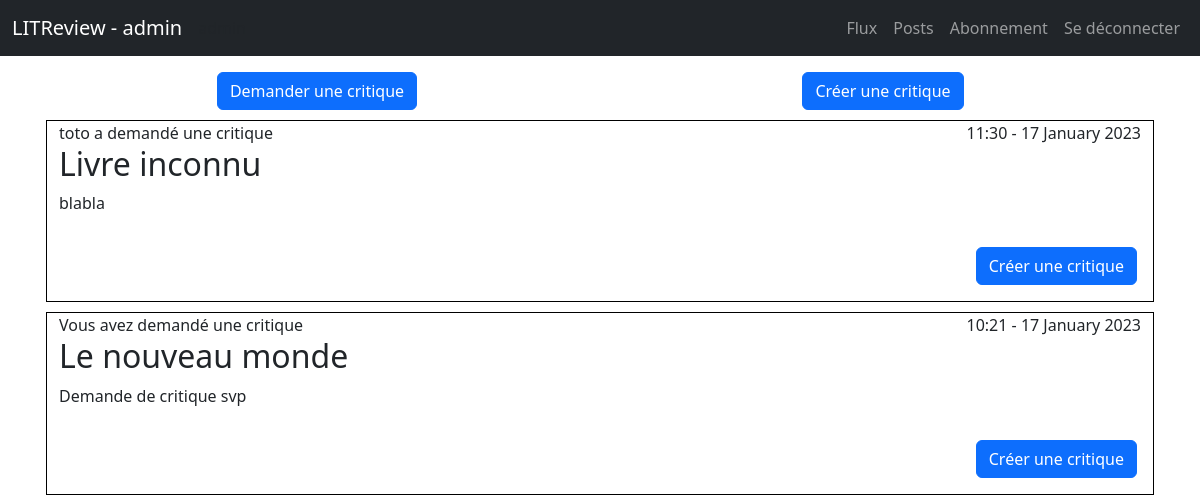
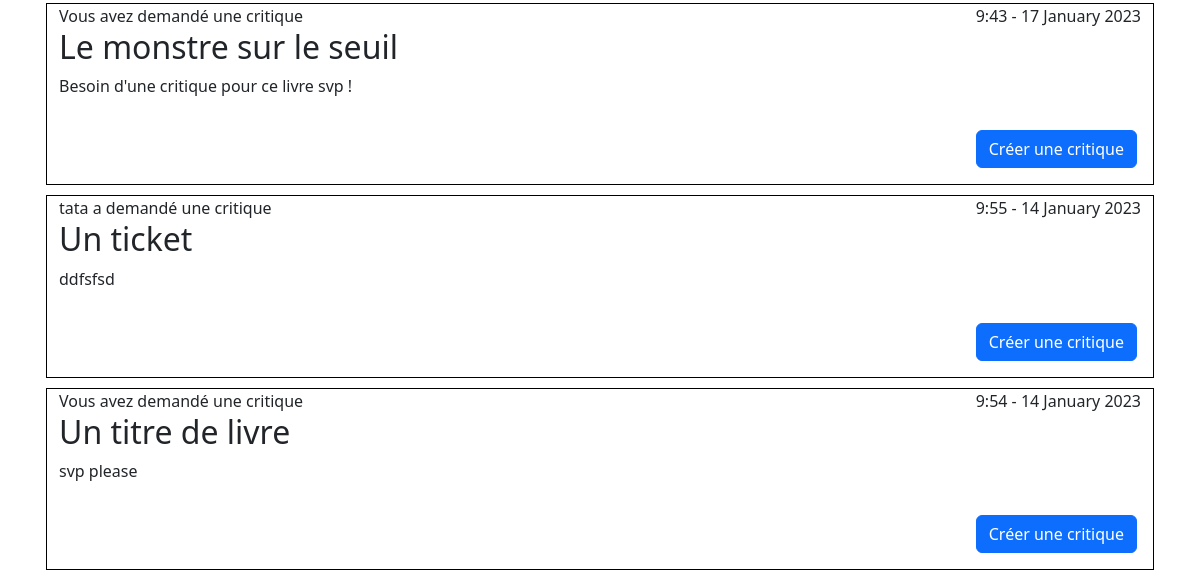
Before: / (signed in, upper part) with the older database file (2 pictures, top to bottom).
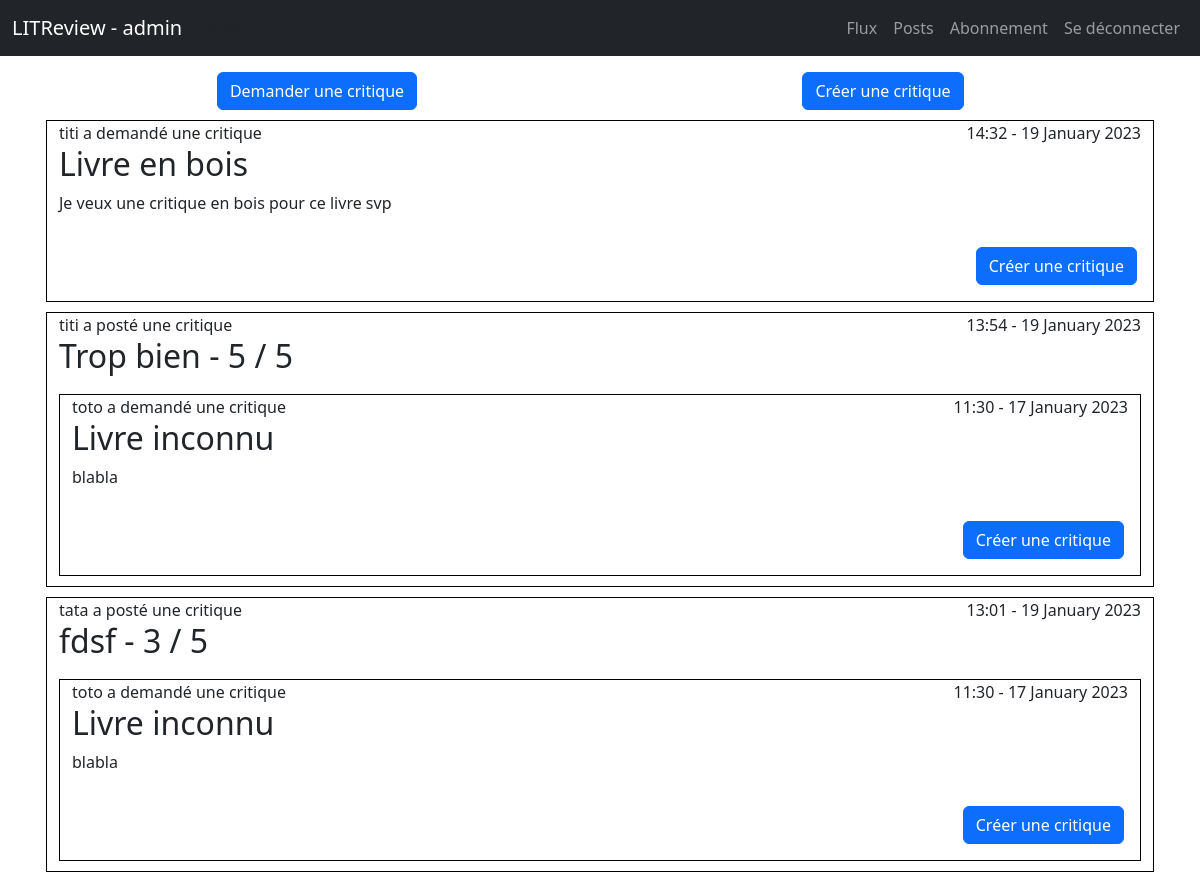
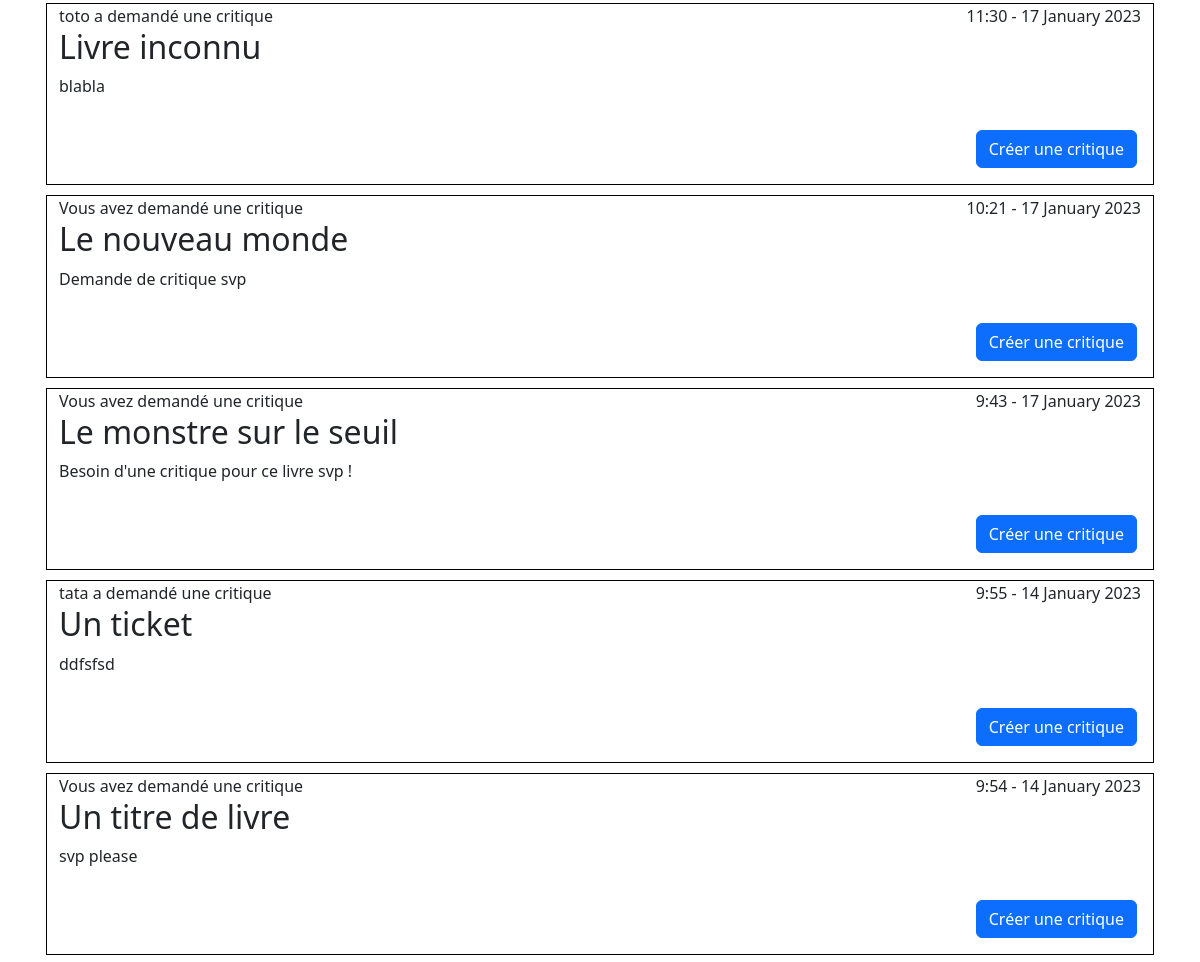
After: the same page with the newer database file (2 pictures, top to bottom).
### bookreview/models.py (models this page shows, shortened)
class Ticket(models.Model):
    title = models.CharField(max_length=128)
    description = models.TextField(max_length=2048, blank=True)
    user = models.ForeignKey(to=settings.AUTH_USER_MODEL,
                             on_delete=models.CASCADE)
    image = models.ImageField(blank=True)
    time_created = models.DateTimeField(auto_now_add=True)

class User(AbstractUser):
    pass

class Review(models.Model):
    ticket = models.ForeignKey(to=Ticket, on_delete=models.CASCADE)
    rating = models.PositiveSmallIntegerField(validators=[
                                                  MinValueValidator(0),
                                                  MaxValueValidator(5),
                                              ])
    user = models.ForeignKey(to=settings.AUTH_USER_MODEL, on_delete=models.CASCADE)
    headline = models.CharField(max_length=128)
    body = models.TextField(max_length=8192, blank=True)
    time_created = models.DateTimeField(auto_now_add=True)

### bookreview/views.py (the view)
# urls.py: path('', bookreview.views.FluxView.as_view(), name='flux'),
class FluxView(LoginRequiredMixin, TemplateView):
    template_name = "bookreview/flux.html"
    def get_context_data(self, **kwargs):
        kwargs = super().get_context_data(**kwargs)
        tickets = Ticket.objects.all()
        tickets = tickets.annotate(content_type=Value("TICKET", CharField()))
        reviews = Review.objects.all()
        reviews = reviews.annotate(content_type=Value("REVIEW", CharField()))
        posts = sorted(
            chain(reviews, tickets),
            key=lambda post: post.time_created,
            reverse=True
        )
        kwargs["posts"] = posts
        return kwargs

### bookreview/templates/bookreview/flux.html
{% extends 'base.html' %}
{% block content %}
<div class="p-3 container">
    <div class="row text-center">
        <div class="col">
            <a class="btn btn-primary" href="{% url 'ticket_create' %}">Demander une critique</a>
        </div>
        <div class="col">
            <a class="btn btn-primary" href="{% url 'ticket_and_review_create' %}">Créer une critique</a>
        </div>
    </div>
    {% for post in posts %}
        {% if post.content_type == 'TICKET' %}
            {% include 'bookreview/ticket_post_flux.html' with ticket=post %}
        {% elif post.content_type == 'REVIEW' %}
            {% include 'bookreview/review_post_flux.html' with review=post %}
        {% endif %}
    {% endfor %}
</div>
{% endblock %}

### bookreview/templates/bookreview/ticket_post_flux.html
<div class="row flux-post">
    <div class="d-flex justify-content-between">
        <span>
            {% if request.user == ticket.user %}
            Vous avez
            {% else %}
            {{ ticket.user }} a
            {% endif %}
            demandé une critique
        </span>
        <span class="float-right">{{ ticket.time_created|date:'G:i - j F Y' }}</span>
    </div>
    <div>
        <h2>{{ ticket.title }}</h2>
        <p>{{ ticket.description }}</p>
    </div>
    <div class="p-3 d-flex justify-content-end">
        <a class="btn btn-primary float-right" href="{% url 'review_ticket' ticket.id %}">Créer une critique</a>
    </div>
</div>

### bookreview/templates/bookreview/review_post_flux.html
<div class="row flux-post">
    <div class="d-flex justify-content-between">
        <span class="pull-left">
            {% if request.user == review.user %}
            Vous avez
            {% else %}
            {{ review.user }} a
            {% endif %}
            posté une critique
        </span>
        <span class="float-right">{{ review.time_created|date:'G:i - j F Y' }}</span>
    </div>
    <div>
        <h2>{{ review.headline }} - {{ review.rating }} / 5</h2>
    </div>
    <div>
        {% include 'bookreview/ticket_post_flux.html' with ticket=review.ticket %}
    </div>
</div>

Changed rows visible on the page:
added Ticket: user "titi", time_created "14:32 - 19 January 2023", title "Livre en bois", description "Je veux une critique en bois pour ce livre svp"
added Review: user "titi", time_created "13:54 - 19 January 2023", headline "Trop bien", rating "5", {{ ticket.user }} "toto", {{ ticket.time_created|date:'G:i - j F Y' }} "11:30 - 17 January 2023", {{ ticket.title }} "Livre inconnu", {{ ticket.description }} "blabla"
added Review: user "tata", time_created "13:01 - 19 January 2023", headline "fdsf", rating "3", {{ ticket.user }} "toto", {{ ticket.time_created|date:'G:i - j F Y' }} "11:30 - 17 January 2023", {{ ticket.title }} "Livre inconnu", {{ ticket.description }} "blabla"
